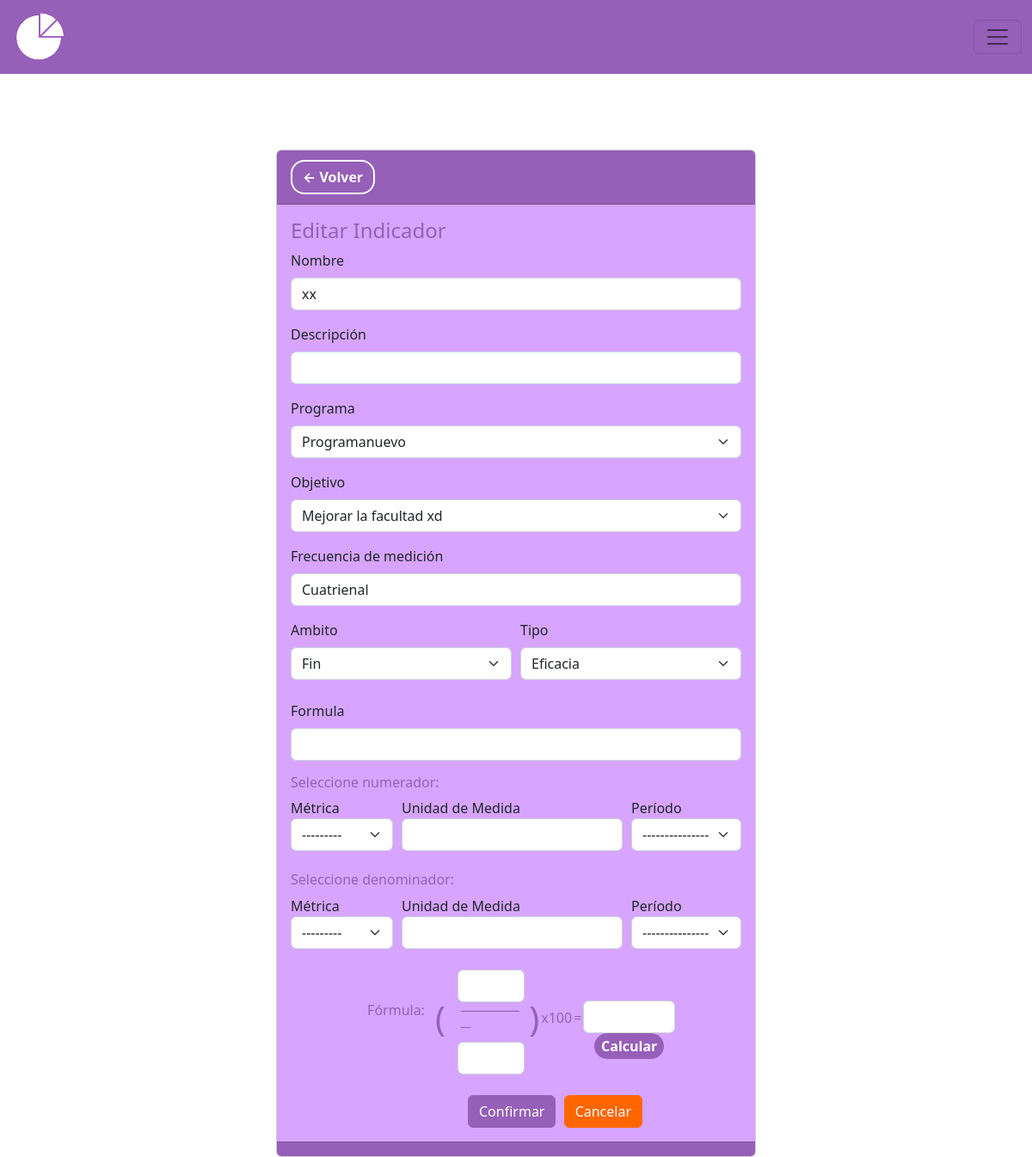
Before: /indicadores/editar/1 with the older database file.
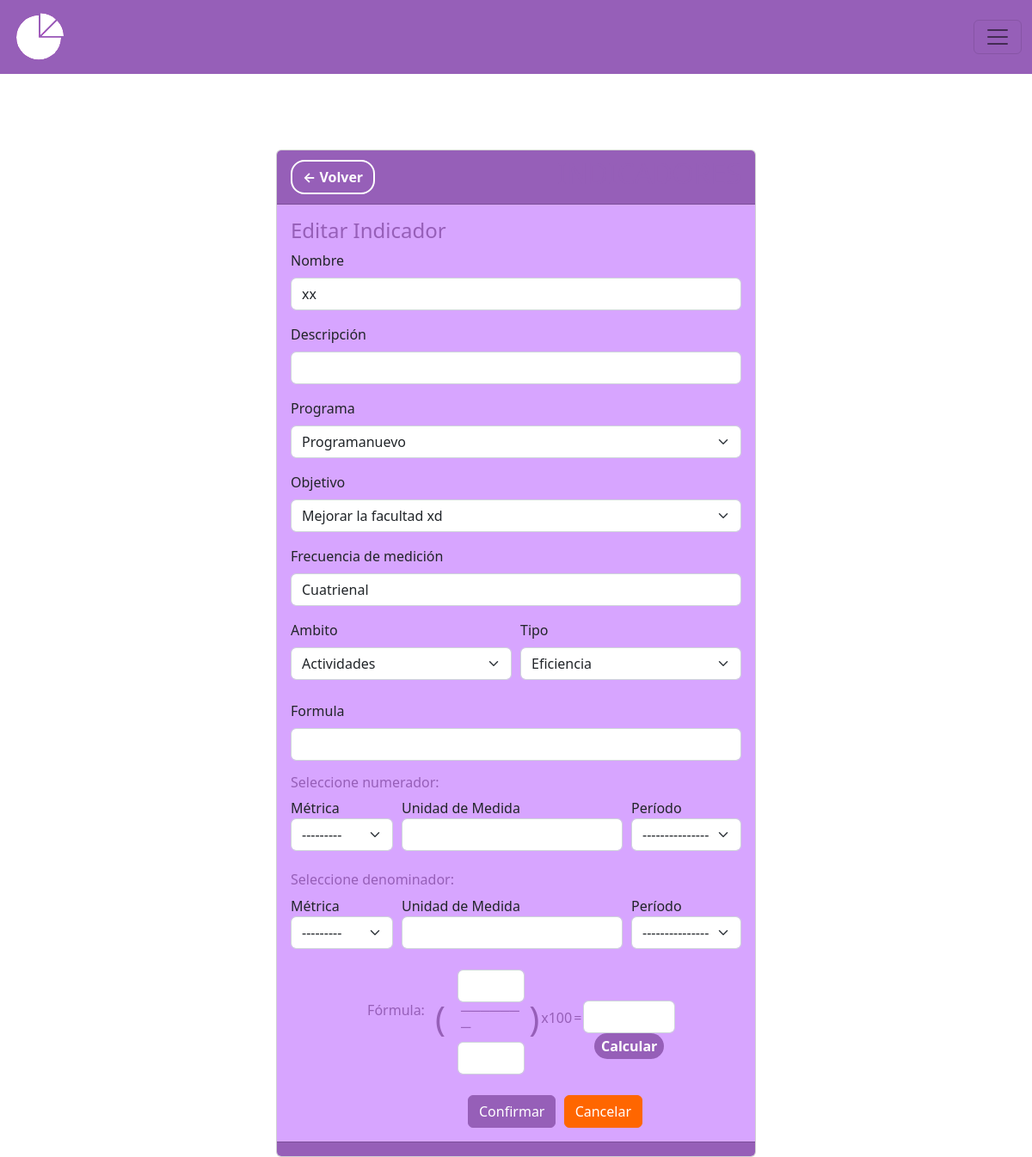
After: the same page with the newer database file.
### MIReApp/models.py (models this page shows, shortened)
class Indicador(models.Model):
    id = models.AutoField(primary_key=True)
    nombre = models.CharField(max_length=100,
                              verbose_name='Nombre',
                              unique= True,
                              validators= [
                                  RegexValidator(regex= r'^[a-zA-Z\s]*$',
                                                 message="El nombre no puede contener caracteres especiales.",
                                                 code='invalid_nombre')
                              ])
    descripcion = models.CharField(max_length=100, verbose_name='Descripción', blank=True, null=True)
    ambito = models.ForeignKey('Ambito', on_delete=models.CASCADE)
    tipo = models.ForeignKey('Tipo', on_delete=models.CASCADE)
    programa = models.ForeignKey('Programa', on_delete=models.SET_NULL, null=True, blank=True)
    objetivo = models.ForeignKey('Objetivos', on_delete=models.CASCADE, blank=True, null=True)
    frecuencia = models.CharField(verbose_name='Frecuencia de medición',max_length=10, choices=FRECUENCIAS)
    formula = models.CharField(max_length=20, choices= FORMULAS,verbose_name='Formula', blank=True)
    numerador = models.ForeignKey('Metrica', related_name='Numerador', on_delete=models.CASCADE, blank=True, null=True)
    denominador = models.ForeignKey('Metrica', related_name='Denominador', on_delete=models.CASCADE, blank=True, null=True)
    numerador_periodo = models.ForeignKey('HistorialMetrica', related_name='Instancia_Numerador', on_delete=models.CASCADE, blank=True, null=True)
    denominador_periodo = models.ForeignKey('HistorialMetrica', related_name='Instancia_Denominador', on_delete=models.CASCADE, blank=True, null=True)
    numerador_medida = models.CharField(max_length=100, verbose_name='', blank=True, null=True)
    denominador_medida = models.CharField(max_length=100, verbose_name='', blank=True, null=True)
    numerador_valor = models.PositiveIntegerField(verbose_name='', blank=True, null=True)
    denominador_valor = models.PositiveIntegerField(verbose_name='' , blank=True, null=True)
    resultado = models.CharField(max_length=100, verbose_name='', blank=True, null=True)
    estado = models.CharField(max_length=100, verbose_name='Descripción', blank=True, null=True)

### MIReApp/views.py (the view)
# urls.py: path('indicadores/editar/<int:id>', views.editar_indicadores, name='editar_indicador'),
def editar_indicadores(request, id):
    indicador = get_object_or_404(Indicador, id=id)
    objetivo = Objetivos.objects.filter(nombre=indicador.objetivo)
    formulario2 = IndicadorFormEditar(request.POST or None, request.FILES or None, instance=indicador)
    if request.method == 'POST':
        formulario2 = IndicadorFormEditar(request.POST, instance=indicador)
        if formulario2.is_valid():
            formulario2.save()
        messages.success(request, '¡Cambios guardados exitosamente!', extra_tags='alta-exitosa')
        return redirect('indicadores')
    return render(request, 'indicadores/editar.html', {'formulario2': formulario2, 'indicador':indicador, 'objetivo':objetivo})

### MIReApp/models.py (called while the page is built)
    def __str__(self):
        fila = self.titulo
        return fila

    def __str__(self):
        if self.mes_historico:
            return str(self.año_historico)+ '-' + str(self.mes_historico)
        elif self.semestre_historico:
            return str(self.año_historico)+ '-' + str(self.semestre_historico)
        elif self.año2_historico:
            return str(self.año_historico)+ '-' + str(self.año2_historico)
        else:
            return str(self.año_historico)

    def __str__(self):
        return self.nombre

    def __str__(self):
        return self.nombre

    def __str__(self):
        return f"{self.nombre}"

    def __str__(self):
        return self.nombre

### MIReApp/templates/indicadores/editar.html (shortened to what this page needs)
{% extends "base.html" %}
{% block contenido %}
<center>
<br>
<br>
<br>
<br>
<br>
<br>
<br>
<br>
<br>
<br>
<br>
<br>
<br>
<br>
<br>
<br>
<br>
<br>
<br>
<br>
<br>
<br>
<br>
<br>
<br>
<br>
<br>
<br>
<br>
<div class="card col-md-6" style="text-align: left;">
    <div class="card-header fw-bold" style="background-color: #965FB8;color: #fff;">
        <div style="display: flex; justify-content: space-between; align-items: center;">
            <span>
                <a href="{% url 'indicadores' %}" class="btn btn-secondary rounded-4 fw-bold" style="background-color: transparent; color: #ffff;border-color: #ffff;border-width: 2px;">← Volver</a>
            </span>
            <span>
                <h2>INDICADORES</h2>
            </span>
        </div>
    </div>
    <div class="card-body" style="background-color: #D7A5FF">
        <h4 class="card-title" style="color: #965FB8;">Editar Indicador</h4>
        {%  include 'indicadores/form_editar.html' %}
    </div>
    <div class="card-footer text-muted" style="background-color: #965FB8"></div>
</div>
</center>
{% endblock %}

### MIReApp/templates/indicadores/form_editar.html (shortened to what the changed rows need)
<form id= "miFormulario" enctype="multipart/form-data" method="post">
        <div class="mb-3">
          <label for="{{ formulario2.nombre.id_for_label }}" class="form-label">{{ formulario2.nombre.label }}</label>
          {{ formulario2.nombre }}
        </div>
        <div class="mb-3">
          <label for="{{ formulario2.descripcion.id_for_label }}" class="form-label">{{ formulario2.descripcion.label }}</label>
          {{ formulario2.descripcion }}
        </div>
        <div class="mb-3">
          <label for="{{ formulario2.programa.id_for_label }}" class="form-label">{{ formulario2.programa.label }}</label>
          {{ formulario2.programa }}
        </div>
        <div class="mb-3">
          <label for="{{ formulario2.objetivo.id_for_label }}" class="form-label">{{ formulario2.objetivo.label }}</label>
          {{ formulario2.objetivo }}
        </div>
        <div class="mb-3">
          <label for="{{ formulario2.frecuencia.id_for_label }}" class="form-label">{{ formulario2.frecuencia.label }}</label>
          {{ formulario2.frecuencia }}
        </div>
        <div class="horizontal-fields" style="display:flex" style="flex-direction:row">
          <div style="flex: 1;margin-right: 10px;">
            <label for="{{ formulario2.ambito.id_for_label }}" class="form-label">{{ formulario2.ambito.label }}</label>
            {{ formulario2.ambito }}
          </div>
          <div  style="flex: 1;">
            <label for="{{ formulario2.tipo.id_for_label }}" class="form-label">{{ formulario2.tipo.label }}</label>
            {{ formulario2.tipo }}
          </div>
        </div>
        <br>
        <div class="mb-3">
          <label for="{{ formulario2.formula.id_for_label }}" class="form-label">{{ formulario2.formula.label }}</label>
          {{ formulario2.formula }}
        </div>
        <div class="horizontal-fields" style="display:flex" style="flex-direction:row" >
          <div style="flex: 1;">
            <label style="margin-right: 5px;">Métrica</label>
            {{ formulario2.numerador }}
          </div>
          <div style="flex: 0,5; margin-left: 10px;">
            <label style="margin-right: 5px;">Unidad de Medida</label>
            {{ formulario2.numerador_medida }}
          </div>
          <div style="flex: 0,5; margin-left: 10px">
            <label style="margin-right: 5px;">Período</label>
            {{ formulario2.numerador_periodo }}
          </div>
        </div>
        <br>
        <div class="horizontal-fields" style="display:flex" style="flex-direction:row" >
          <div style="flex: 1;">
            <label style="margin-right: 5px;">Métrica</label>
            {{ formulario2.denominador }}
          </div>
          <div style="flex: 0,5;margin-left: 10px">
            <label style="margin-right: 10px;">Unidad de Medida</label>
            {{ formulario2.denominador_medida }}
          </div>
          <div style="flex: 0,5;margin-left: 10px">
            <label style="margin-right: 5px;">Período</label>
            {{ formulario2.denominador_periodo }}
          </div>
        </div>
        <br>
        <center>
        <div class="horizontal-fields" style="margin-left:17%;">
          <div style="display: flex; align-items: center;">
              <div style="margin-right: 14px;">
                  <h1>(</h1>
              </div>
              <div class="field-wrapper" style="width: 22%;">
                {{ formulario2.numerador_valor }}
                <h6 style="margin-left: 4px;">───────</h6>
                {{ formulario2.denominador_valor }}
              </div>
              <div style="margin-left: 5px;">
                  <h1>)</h1>
              </div>
              <div style="width: 30%; height: 50px">
                {{ formulario2.resultado }}
                <button class='rounded-4 fw-bold 'id="miBoton" type="button" style="border-radius: 3%; color:white;background-color: #965FB8;border-color: transparent;">Calcular</button>
              </div>
          </div>
        </div>
        </center>
        <br>
  </form>

Changed rows visible on the page:
changed Indicador "xx": ambito "Fin" → "Actividades"; tipo "Eficacia" → "Eficiencia"
